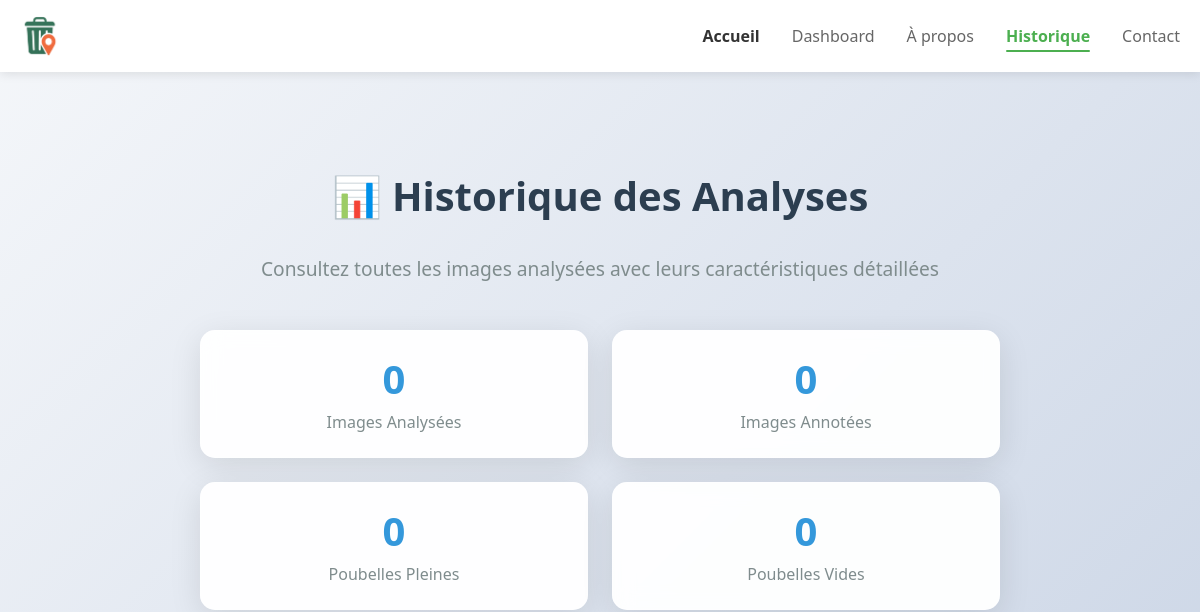
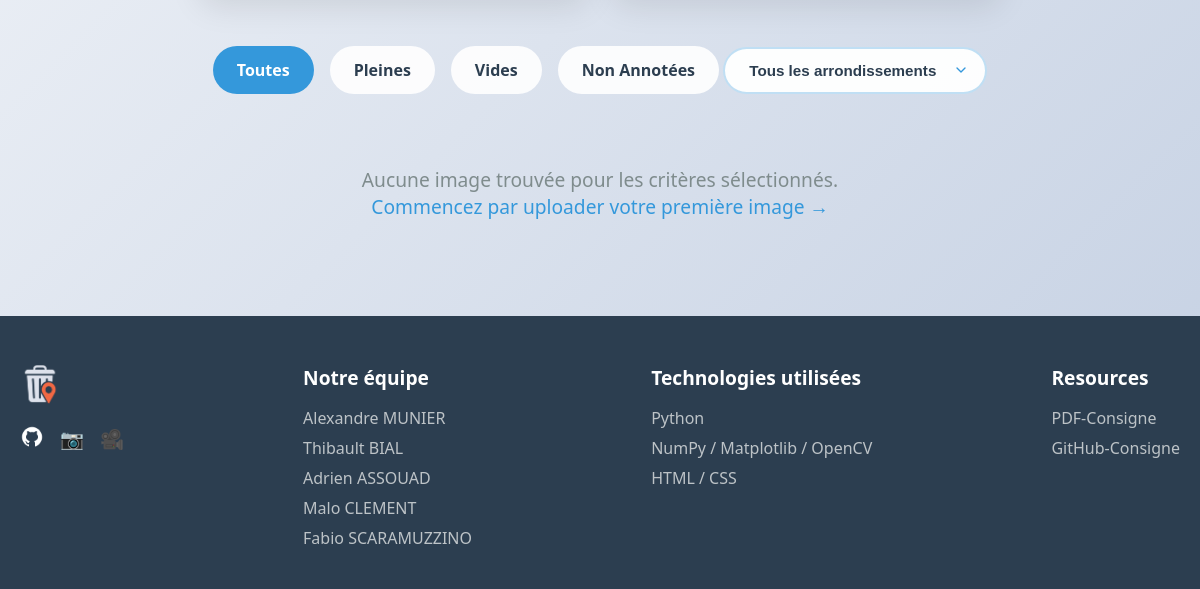
Page /historique on the earlier database version (2 pictures, top to bottom).
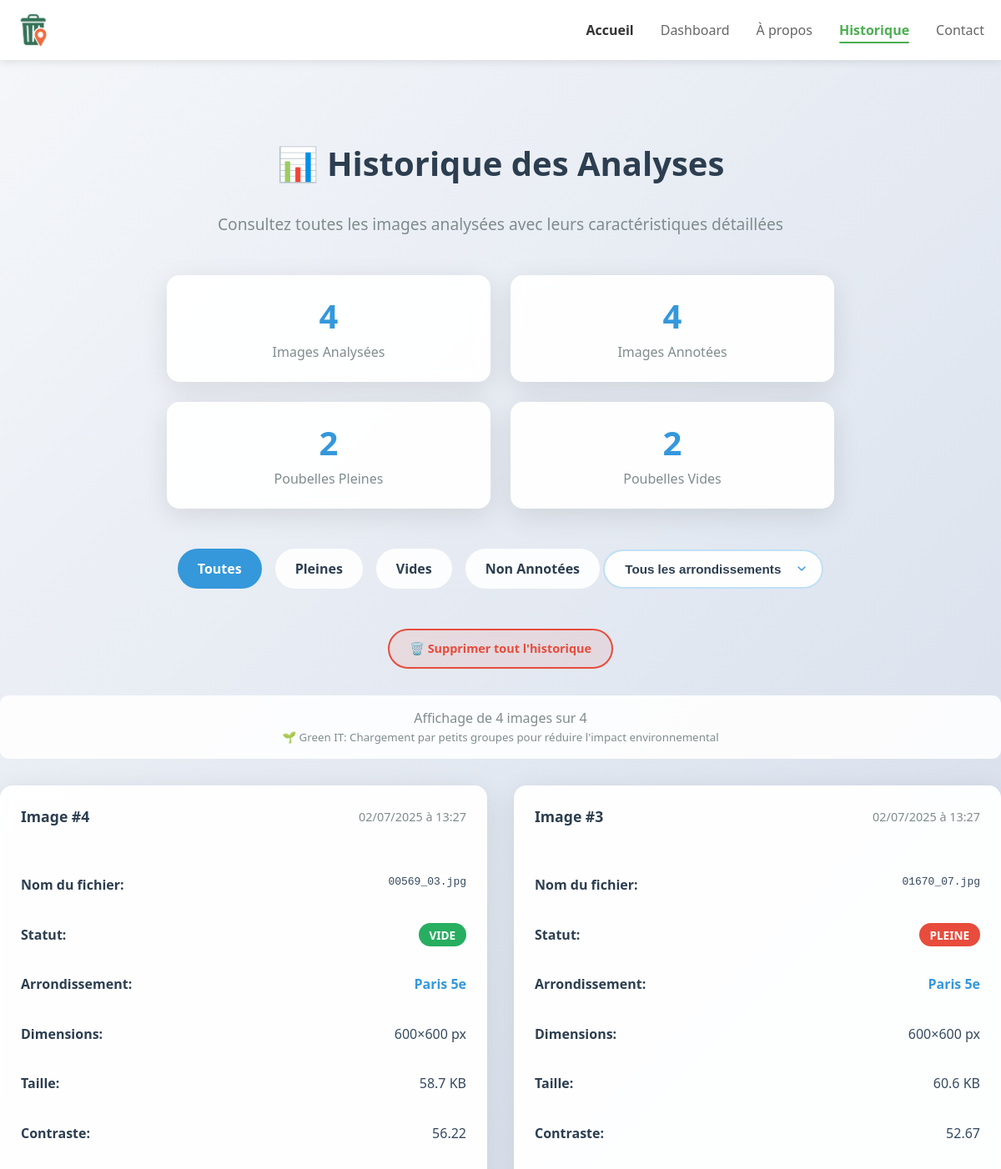
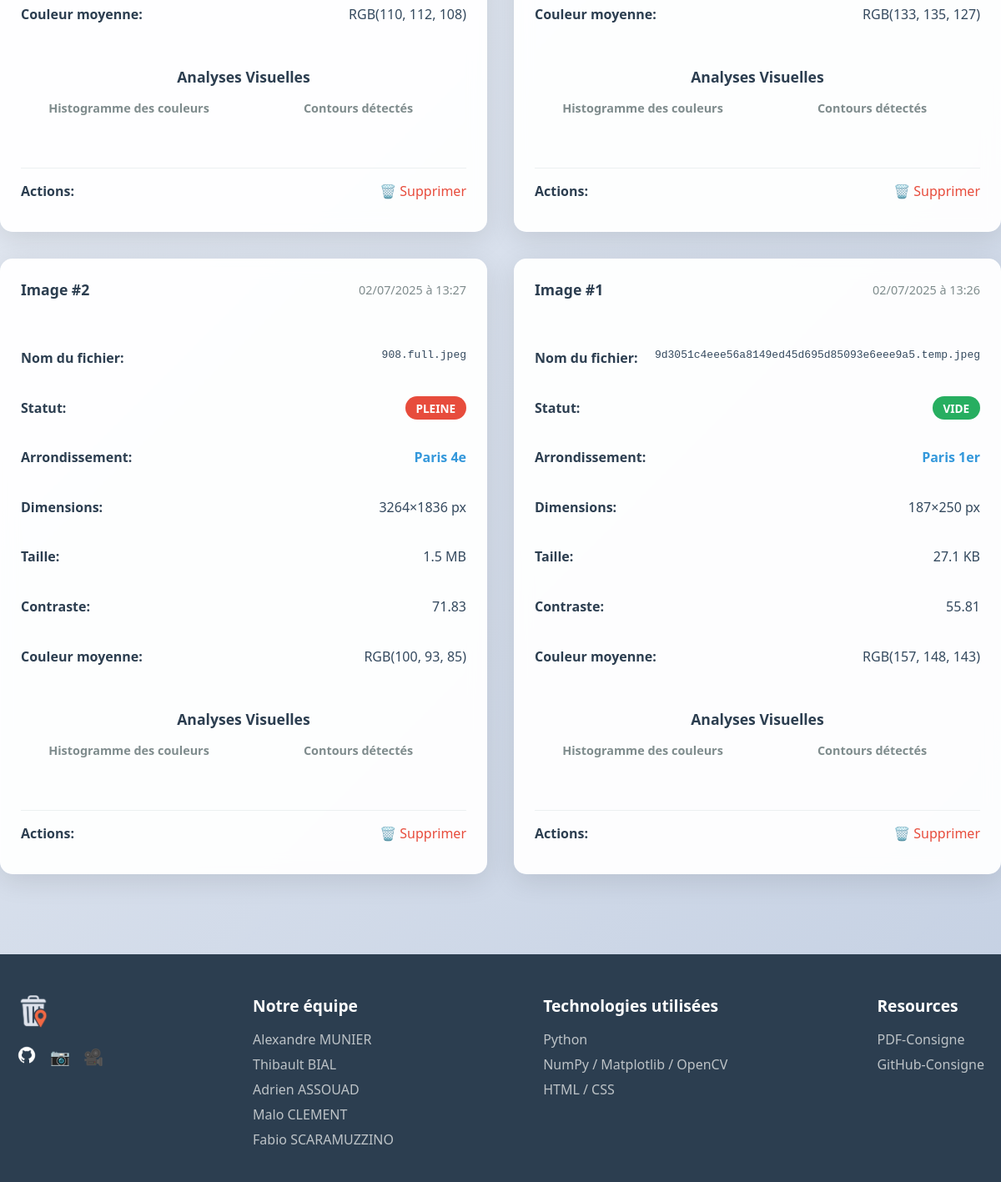
Same page on the later database version (2 pictures, top to bottom).
### tables this page shows
CREATE TABLE images (
                id INTEGER PRIMARY KEY AUTOINCREMENT,
                filepath TEXT,
                upload_date TEXT,
                annotation TEXT,
                filesize INTEGER,
                width INTEGER,
                height INTEGER,
                avg_color_r INTEGER,
                avg_color_g INTEGER,
                avg_color_b INTEGER,
                contrast REAL
            , histogram_data TEXT, histogram_image TEXT, edge_image TEXT, exif_date_taken TEXT, exif_latitude REAL, exif_longitude REAL);

### app.py (the view)
@app.route('/historique')
def historique():
    filter_type = request.args.get('filter')
    arrondissement_filter = request.args.get('arrondissement')
    page = int(request.args.get('page', 1))
    per_page = 6  # Nombre d'images par page (Green IT - 2x3 grille)
    def get_filtered_images(start_offset, batch_size, max_attempts=10):
        images = []
        current_offset = start_offset
        attempts = 0
        while len(images) < per_page and attempts < max_attempts:
            with sqlite3.connect('database.db') as conn:
                cursor = conn.cursor()
                base_query = "SELECT * FROM images"
                where_clauses = []
                if filter_type == 'pleine':
                    where_clauses.append('annotation = "pleine"')
                elif filter_type == 'vide':
                    where_clauses.append('annotation = "vide"')
                elif filter_type == 'non_annotees':
                    where_clauses.append('(annotation IS NULL OR annotation = "")')
                where_clause = ' WHERE ' + ' AND '.join(where_clauses) if where_clauses else ''
                paginated_query = base_query + where_clause + f' ORDER BY upload_date DESC LIMIT {batch_size} OFFSET {current_offset}'
                cursor.execute(paginated_query)
                columns = [description[0] for description in cursor.description]
                batch_images = [dict(zip(columns, row)) for row in cursor.fetchall()]
                if not batch_images:
                    break
                for image in batch_images:
                    if image['exif_latitude'] is not None and image['exif_longitude'] is not None:
                        latitude, longitude = image['exif_latitude'], image['exif_longitude']
                    else:
                        latitude, longitude = generate_random_paris_coordinates_safe(image['id'])
                    image['arrondissement'] = get_paris_district_from_coordinates(latitude, longitude)
                    if not arrondissement_filter or image['arrondissement'] == arrondissement_filter:
                        images.append(image)
                        if len(images) >= per_page:
                            break
                current_offset += batch_size
                attempts += 1
        return images[:per_page], current_offset
    start_offset = (page - 1) * per_page
    batch_size = per_page * 4 if arrondissement_filter else per_page
    images, final_offset = get_filtered_images(start_offset, batch_size)
    with sqlite3.connect('database.db') as conn:
        cursor = conn.cursor()
        count_query = "SELECT COUNT(*) FROM images"
        where_clauses = []
        if filter_type == 'pleine':
            where_clauses.append('annotation = "pleine"')
        elif filter_type == 'vide':
            where_clauses.append('annotation = "vide"')
        elif filter_type == 'non_annotees':
            where_clauses.append('(annotation IS NULL OR annotation = "")')
        where_clause = ' WHERE ' + ' AND '.join(where_clauses) if where_clauses else ''
        cursor.execute(count_query + where_clause)
        total_filtered_images = cursor.fetchone()[0]
        if arrondissement_filter:
            total_filtered_images = max(1, total_filtered_images // 20)
        cursor.execute('SELECT COUNT(*) FROM images')
        total_images = cursor.fetchone()[0]
        cursor.execute('SELECT COUNT(*) FROM images WHERE annotation IS NOT NULL AND annotation != ""')
        annotated_images = cursor.fetchone()[0]
        cursor.execute('SELECT COUNT(*) FROM images WHERE annotation = "pleine"')
        images_pleine = cursor.fetchone()[0]
        cursor.execute('SELECT COUNT(*) FROM images WHERE annotation = "vide"')
        images_vide = cursor.fetchone()[0]
        cursor.execute('SELECT id, exif_latitude, exif_longitude FROM images ORDER BY id')
        all_image_data = cursor.fetchall()
        arrondissements = set()
        for img_id, exif_lat, exif_lng in all_image_data:
            if exif_lat is not None and exif_lng is not None:
                latitude, longitude = exif_lat, exif_lng
            else:
                latitude, longitude = generate_random_paris_coordinates_safe(img_id)
            arr = get_paris_district_from_coordinates(latitude, longitude)
            arrondissements.add(arr)
        arrondissements = sorted(list(arrondissements))
        for image in images:
            image = extract_exif_coordinates_and_arrondissement(image)
            if image['upload_date']:
                try:
                    date_obj = datetime.strptime(image['upload_date'], '%Y-%m-%d %H:%M:%S')
                    image['upload_date'] = date_obj.strftime('%d/%m/%Y à %H:%M')
                except:
                    pass
            if image['filesize']:
                size_kb = image['filesize'] / 1024
                if size_kb < 1024:
                    image['filesize'] = f"{size_kb:.1f} KB"
                else:
                    size_mb = size_kb / 1024
                    image['filesize'] = f"{size_mb:.1f} MB"
    has_next = len(images) == per_page and final_offset < total_filtered_images * 2  # Facteur de sécurité
    next_page = page + 1 if has_next else None
    return render_template('historique.html',
                         images=images,
                         total_images=total_images,
                         annotated_images=annotated_images,
                         images_pleine=images_pleine,
                         images_vide=images_vide,
                         filter_type=filter_type,
                         arrondissement_filter=arrondissement_filter,
                         arrondissements=arrondissements,
                         current_page=page,
                         has_next=has_next,
                         next_page=next_page,
                         total_filtered_images=total_filtered_images,
                         images_shown=len(images),
                         per_page=per_page)

### app.py (called while the page is built)
def is_in_paris_bounds(lat, lng):
    if lat < 48.830 or lat > 48.890:  # Nord-Sud très strict
        return False
    if lng < 2.250 or lng > 2.420:    # Est-Ouest très strict
        return False
    if lng > 2.400:
        return False
    if lng < 2.260:
        return False
    if lat > 48.885 and (lng < 2.300 or lng > 2.380):
        return False
    if lat < 48.835 and (lng < 2.280 or lng > 2.390):
        return False
    if lat < 48.840 and lng > 2.380:
        return False
    if lat < 48.840 and lng < 2.290:
        return False
    return True

### templates/historique.html (shortened to what the changed rows need)
<!DOCTYPE html>
<html lang="fr">
<head>
    <link rel="stylesheet" href="{{ url_for('static', filename='styles.css') }}">
</head>
<body>
    <main class="main">
        <div class="container resources-container">
            <h1 class="page-title">📊 Historique des Analyses</h1>
            <div class="stats-section">
                <div class="stat-card">
                    <span class="stat-number">{{ total_images }}</span>
                    <div class="stat-label">Images Analysées</div>
                </div>
                <div class="stat-card">
                    <span class="stat-number">{{ annotated_images }}</span>
                    <div class="stat-label">Images Annotées</div>
                </div>
                <div class="stat-card">
                    <span class="stat-number">{{ images_pleine }}</span>
                    <div class="stat-label">Poubelles Pleines</div>
                </div>
                <div class="stat-card">
                    <span class="stat-number">{{ images_vide }}</span>
                    <div class="stat-label">Poubelles Vides</div>
                </div>
            </div>
            <div class="filter-section">
                {% if total_images > 0 %}
                <div style="margin-top: 1.5rem; text-align: center;">
                    <a href="{{ url_for('clear_history') }}"
                       class="clear-history-btn"
                       onclick="return confirm('⚠️ ATTENTION ⚠️\n\nCette action va supprimer DÉFINITIVEMENT :\n• Toutes les images uploadées\n• Tous les histogrammes générés\n• Tous les fichiers de contours\n• Toutes les données de la base\n\nCette action est IRRÉVERSIBLE !\n\nÊtes-vous absolument sûr de vouloir continuer ?')">
                        🗑️ Supprimer tout l'historique
                    </a>
                </div>
                {% endif %}
            </div>
            {% if images %}
            <div class="pagination-info" style="text-align: center; margin-bottom: 1rem; color: #7f8c8d;">
                <p>Affichage de {{ images_shown }} images sur {{ total_filtered_images }}
                {% if filter_type %}(filtrées){% endif %}</p>
                <small>🌱 Green IT: Chargement par petits groupes pour réduire l'impact environnemental</small>
            </div>
            <div class="images-grid" id="images-container">
                {% for image in images %}
                <div class="image-card">
                    <div class="image-header">
                        <span class="image-id">Image #{{ image['id'] }}</span>
                        <span class="image-date">{{ image['upload_date'] }}</span>
                    </div>
                    <div class="image-details">
                        <div class="detail-row">
                            <span class="detail-label">Nom du fichier:</span>
                            <span class="detail-value" style="font-family: monospace; word-break: break-all;">{{ image['filepath'].split('/')[-1] }}</span>
                        </div>
                        <div class="detail-row">
                            <span class="detail-label">Statut:</span>
                            <span class="detail-value">
                                <span class="status-annotation status-{{ image['annotation'] or 'non' }}">
                                    {{ image['annotation'] or "Non Annoté" }}
                                </span>
                            </span>
                        </div>
                        <div class="detail-row">
                            <span class="detail-label">Arrondissement:</span>
                            <span class="detail-value" style="font-weight: 600; color: #3498db;">{{ image['arrondissement'] }}</span>
                        </div>
                        <div class="detail-row">
                            <span class="detail-label">Dimensions:</span>
                            <span class="detail-value">{{ image['width'] }}×{{ image['height'] }} px</span>
                        </div>
                        <div class="detail-row">
                            <span class="detail-label">Taille:</span>
                            <span class="detail-value">{{ image['filesize'] }}</span>
                        </div>
                        <div class="detail-row">
                            <span class="detail-label">Contraste:</span>
                            <span class="detail-value">{{ "%.2f"|format(image['contrast']) }}</span>
                        </div>
                        <div class="detail-row">
                            <span class="detail-label">Couleur moyenne:</span>
                            <span class="detail-value">RGB({{ image['avg_color_r'] }}, {{ image['avg_color_g'] }}, {{ image['avg_color_b'] }})</span>
                        </div>
                    </div>
                    <div class="analysis-section">
                        <h3 class="analysis-title">Analyses Visuelles</h3>
                        <div class="analysis-images">
                            <div class="analysis-item">
                                <h4>Histogramme des couleurs</h4>
                            </div>
                            <div class="analysis-item">
                                <h4>Contours détectés</h4>
                            </div>
                        </div>
                    </div>
                    <div class="detail-row" style="margin-top: 1rem; padding-top: 1rem; border-top: 1px solid #ecf0f1;">
                        <span class="detail-label">Actions:</span>
                        <span class="detail-value">
                            <a href="{{ url_for('delete_image', image_id=image['id']) }}"
                               onclick="return confirm('Supprimer cette image ?')"
                               style="color: #e74c3c; text-decoration: none;">🗑️ Supprimer</a>
                        </span>
                    </div>
                </div>
                {% endfor %}
            </div>
            {% else %}
            <div class="no-images">
                <p>Aucune image trouvée pour les critères sélectionnés.</p>
                <p><a href="{{ url_for('home') }}" style="color: #3498db; text-decoration: none;">Commencez par uploader votre première image →</a></p>
            </div>
            {% endif %}
        </div>
    </main>
</body>
</html>

Differences in the rows shown:
added images: id "4", upload_date "02/07/2025 à 13:27", filepath "00569_03.jpg", annotation "VIDE", arrondissement "Paris 5e", width "600", height "600", filesize "58.7 KB", contrast "56.22", avg_color_r "110", avg_color_g "112", avg_color_b "108"
added images: id "3", upload_date "02/07/2025 à 13:27", filepath "01670_07.jpg", annotation "PLEINE", arrondissement "Paris 5e", width "600", height "600", filesize "60.6 KB", contrast "52.67", avg_color_r "133", avg_color_g "135", avg_color_b "127"
added images: id "2", upload_date "02/07/2025 à 13:27", filepath "908.full.jpeg", annotation "PLEINE", arrondissement "Paris 4e", width "3264", height "1836", filesize "1.5 MB", contrast "71.83", avg_color_r "100", avg_color_g "93", avg_color_b "85"
added images: id "1", upload_date "02/07/2025 à 13:26", filepath "9d3051c4eee56a8149ed45d695d85093e6eee9a5.temp.jpeg", annotation "VIDE", arrondissement "Paris 1er", width "187", height "250", filesize "27.1 KB", contrast "55.81", avg_color_r "157", avg_color_g "148", avg_color_b "143"
Other differences:
{{ total_images }}: "0" → "4"
{{ annotated_images }}: "0" → "4"
{{ images_pleine }}: "0" → "2"
{{ images_vide }}: "0" → "2"
{{ images_shown }}: (not shown) → "4"
{{ total_filtered_images }}: (not shown) → "4"
text no longer shown: "Aucune image trouvée pour les critères sélectionnés. Commencez par uploader votre première image →"
text now shown: "🗑️ Supprimer tout l'historique Affichage de images sur 🌱 Green IT: Chargement par petits groupes pour réduire l'impact environnemental"
